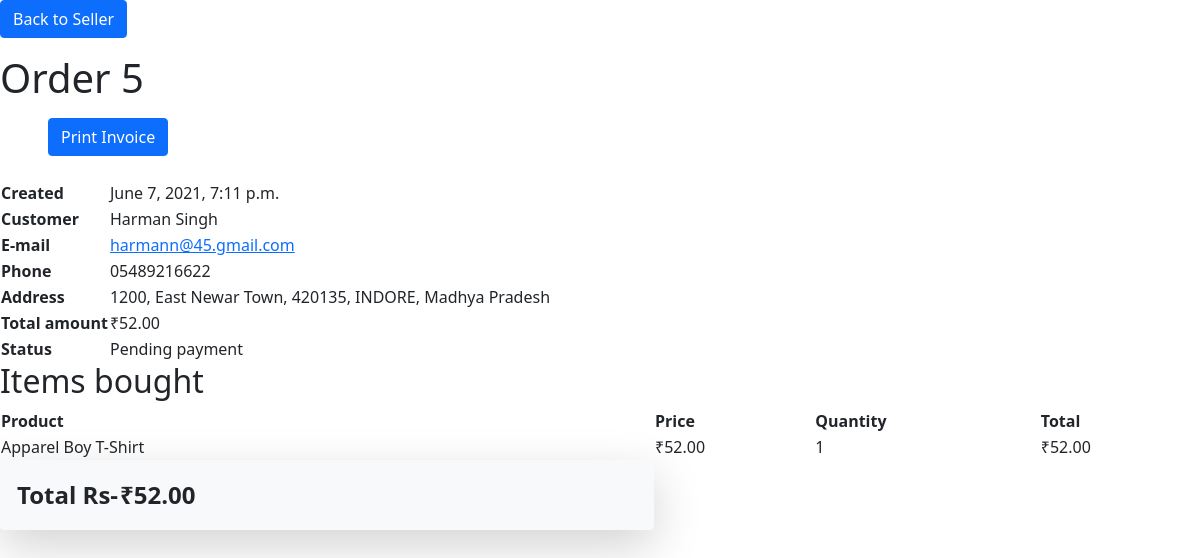
/seller/invoice/5/ (signed in), run on the app's committed database.
### orders/models.py (models this page shows, shortened)
class Order(models.Model):
    order_status=(
        ('Pending','Pending'),
        ('Delivered','Delivered'),
        ('Out for delivery','Out for delivery'),
        ('Dispatch','Dispatch'),('Cancelled','Cancelled')
    )
    first_name = models.CharField(max_length=50,)
    last_name =  models.CharField(max_length=50)
    email =      models.EmailField()
    mobile =    models.CharField(max_length=13,default="")
    address =    models.CharField(max_length=250)
    postal_code =models.CharField(max_length=20)
    city =       models.CharField(max_length=100)
    state =       models.CharField(max_length=100,default='')
    created =    models.DateTimeField(auto_now_add=True)
    updated =    models.DateTimeField(auto_now=True)
    order_status=models.CharField(max_length=100,null=True,choices=order_status)
    paid =       models.BooleanField(default=False)
    username = models.ForeignKey(User,on_delete=models.CASCADE,null=True)
    order_ref = models.CharField( default=uuid.uuid4().hex[:12].upper(), max_length=12, editable=False)
    class Meta:
        ordering = ('-created',)
    def get_total_cost(self):
        return sum(item.get_cost() for item in self.items.all())

class OrderItem(models.Model):
    order = models.ForeignKey(Order,related_name='items',on_delete=models.CASCADE)
    product = models.ForeignKey(Product,related_name='order_items',on_delete=models.CASCADE)
    price = models.DecimalField(max_digits=10, decimal_places=2)
    quantity = models.PositiveIntegerField(default=1)
    ref_id=models.ManyToManyField('Order',related_name='ref_id',db_constraint=True,)
    def get_cost(self):
        return self.price * self.quantity

### myapp1/models.py (models this page shows, shortened)
class Product(models.Model):
    PRODUCT_TYPE = (
        ('T', 'T-shirt'),
        ('S', 'Shirt'),
        ('W', 'Watch'),
    )
    name = models.CharField( max_length=250)
    upload_Image = models.ImageField(upload_to='uploads/',default="True" )
    description = models.TextField(max_length=250)
    product_type = models.CharField(max_length=5, choices=PRODUCT_TYPE,  null=True)
    created_at = models.DateTimeField(auto_now_add=True)
    updated_at = models.DateTimeField(auto_now=True)
    manufacturer = models.CharField(max_length=300,blank=True)
    price= models.DecimalField(max_digits=6,decimal_places=2)
    actions = ['delete_selected', 'a_third_action']

### myinventory/views.py (the view)
# urls.py: path('seller/invoice/<int:order_id>/', views.orderview,name='orderview'),
@staff_member_required
def orderview(request, order_id):
        order_detail =get_object_or_404(Order, id=order_id)
        return render(request,'seller/orders_app/order/Invoice_order.html',{'order_detail':order_detail})

### cart/context_processors.py (called while the page is built)
def cart(request):
	return {'cart': Cart(request)}

### myinventory/templates/seller/orders_app/order/Invoice_order.html (shortened to what this page needs)
<!doctype html>
<html lang="en">
  <head>
    <link href="https://cdn.jsdelivr.net/npm/bootstrap@5.0.0-beta3/dist/css/bootstrap.min.css" rel="stylesheet">
  </head>
  <body>
 <a class="btn btn-primary text-center" href="/seller">Back to Seller</a></p>
<h1>Order {{ order_detail.id }}</h1>
<ul class="object-tools">
 <li class="nav-link nav-item">
 <a class="btn btn-primary" href="#" onclick="window.print();">Print Invoice</a>
 </li>
</ul>
<table>
 <tr>
 <th>Created</th>
 <td>{{ order_detail.created }}</td>
 </tr>
 <tr><th>Customer</th>
 <td>{{  order_detail.first_name }} {{ order_detail.last_name }}</td>
 </tr>
 <tr>
 <th>E-mail</th>
 <td><a href="mailto:{{order_detail.email }}">{{ order_detail.email }}</a></td>
 </tr>
 <tr>
 <th>Phone</th>
 <td>{{ order_detail.mobile}}</td>
 </tr>
 <tr>
 <th>Address</th>
 <td>
 {{ order_detail.address }},
 {{ order_detail.postal_code }}, {{order_detail.city }},
 {{order_detail.state}}
 </td>
 </tr>
 <tr>
 <th>Total amount</th>
 <td>₹{{ order_detail.get_total_cost }}</td>
 </tr>
 <tr>
 <th>Status</th>
 <td>{% if order_detail.paid %}Paid{% else %}Pending payment{% endif %}</td>
 </tr>
</table>
<div class="module">
 <h2>Items bought</h2>
 <table style="width:100%">
 <thead>
 <tr>
 <th>Product</th>
 <th>Price</th>
 <th>Quantity</th>
 <th>Total</th>
 </tr>
 </thead>
 <tbody>
 {% for item in order_detail.items.all %}
 <tr class="row{% cycle "1" "2" %}">
 <td>{{ item.product.name }}</td>
 <td class="num">₹{{ item.price }}</td>
 <td class="num">{{ item.quantity }}</td>
 <td class="num">₹{{ item.get_cost }}</td>
 </tr>
 {% endfor %}
 <tr class="total bg-light breadcrumb shadow-lg rounded p-3">
 <td colspan="3 " class="fs-4 fw-bold" >Total Rs-</td>
 <td class=" num fs-4 fw-bold">₹{{ order_detail.get_total_cost }}</td>
 </tr>
 </tbody>
 </table>
</div>
  </body>
</html>

### data on the page
Order: id "5", created "June 7, 2021, 7:11 p.m.", first_name "Harman", last_name "Singh", email "harmann@45.gmail.com", mobile "05489216622", address "1200, East Newar Town", postal_code "420135", city "INDORE", state "Madhya Pradesh", get_total_cost "52.00"
OrderItem: product.name "Apparel Boy T-Shirt", price "52.00", quantity "1", get_cost "52.00"
